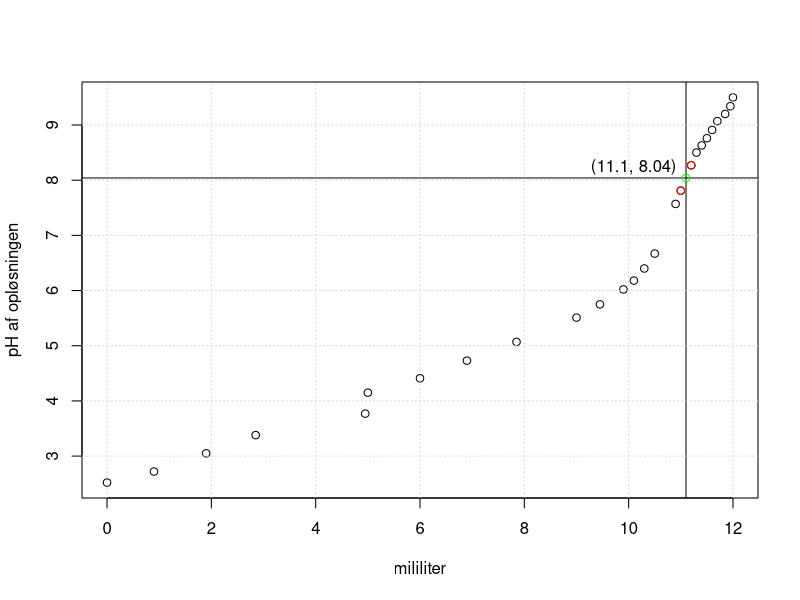

R code for this plot:
data = read.csv("data.csv")

ting = c(data$ph[17], data$ph[18])
ml = c(data$ml[17], 11.2)

avgx = sum(ting)/length(ting)
avgy = sum(ml)/length(ting)

plot(data$ml, data$ph, xlab = "mililiter", ylab = "pH af opløsningen")
points(ml, ting, col="#ff0000")
abline(h = avgx)
abline(v = avgy)
points(avgy, avgx, col = "#00ff00")
text(avgy-1, avgx+0.2, labels = "(11.1, 8.04)")
grid()
